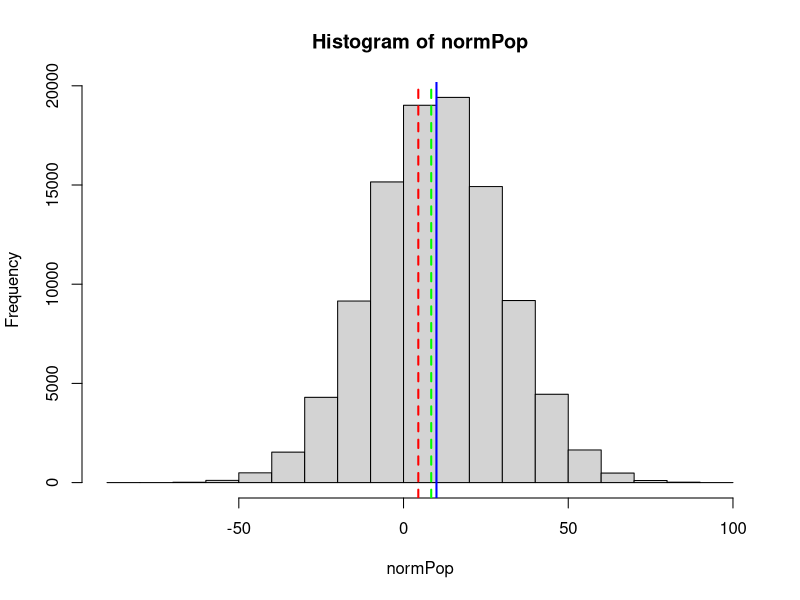

Write R code to recreate this figure. (Note: this script raises an error after producing the figure.)
## ---- chunk 1
flipCoin <- function(nFlips) {
    dat <- rbinom(nFlips, 1, 0.5)
    dat <- ifelse(dat == 1, 'Heads', 'Tails')
    dat
}
flipCoin(5)
## ---- chunk 2
flipCoin(5)
flipCoin(5)
flipCoin(5)
flipCoin(5)
flipCoin(5)
## ---- chunk 3
normPop <- rnorm(1e5, mean = 10, sd = 20)

x <- sample(normPop, size = 5, replace = TRUE)
y <- sample(normPop, size = 100, replace = TRUE)

hist(normPop)
abline(v = 10, col = "blue", lwd = 2)
abline(v = mean(x), col = 'red', lty = 2, lwd = 2)
abline(v = mean(y), col = 'green', lty = 2, lwd = 2)
## ---- chunk 4
data(HairEyeColor)
haireyecolor <- as.data.frame(HairEyeColor)

haireyecolorExpanded <- haireyecolor[rep(1:nrow(haireyecolor), haireyecolor$Freq),]

haireyecolorExpanded <- haireyecolorExpanded[,-4]


# shuffle around
set.seed(1)
haireyecolorExpanded<- haireyecolorExpanded[sample(nrow(haireyecolorExpanded), nrow(haireyecolorExpanded)),]
rownames(haireyecolorExpanded) <- 1:nrow(haireyecolorExpanded)

haireyecolorExpanded$SubjectID <-  1:nrow(haireyecolorExpanded)
haireyecolorExpanded <- haireyecolorExpanded[,c('SubjectID','Sex', 'Hair', 'Eye')]

dt <- haireyecolorExpanded

tab <- table(dt$Sex)
prop <- prop.table(tab)
nn <- names(tab)
tab <- as.numeric(tab)
prop <- as.numeric(prop)
names(tab) <- nn
tab <- rbind(tab, prop*100)
toPrint <- data.frame(t(tab))
colnames(toPrint) <- c('Count', 'Percent')
toPrint$Percent <- paste0(round(toPrint$Percent, 2), '%')
toPrint %>% kable %>% kable_classic(full_width = F)
## ---- chunk 5
tab <- table(dt$Eye)
prop <- prop.table(tab)
nn <- names(tab)
tab <- as.numeric(tab)
prop <- as.numeric(prop)
names(tab) <- nn
tab <- rbind(tab, prop*100)
toPrint <- data.frame(t(tab))
colnames(toPrint) <- c('Count', 'Percent')
toPrint$Percent <- paste0(round(toPrint$Percent, 2), '%')
toPrint %>% kable %>% kable_classic(full_width = F)
## ---- chunk 6
rollDie <- function(nRolls, seed) {
    set.seed(seed)
    sample(1:6, nRolls, replace = TRUE)
}
barplot(table(rollDie(100, 1)))
prop.table(table(rollDie(100, 1)))
## ---- chunk 7
round(prop.table(table(rollDie(1e6, 1))), 3)
## ---- chunk 8
curve(dnorm(x, 0, 1), from = -4, to = 13, lwd = 4,
      col = 'steelblue', ylab = 'Probability', xlab = 'X',
      main = "Two Normal Distributions")
curve(dnorm(x, 5, 3), add = TRUE, lwd = 4, col = 'tomato')
legend(x = 6.5, y = 0.35, legend = c(expression(N(mu == 0, sigma^2 == 1)),
                                     expression(N(mu == 5, sigma^2 == 3))),
       lwd = 4, col = c("steelblue", "tomato"))
## ---- chunk 9
## Why does this need cbind?
knitr::kable(cbind.data.frame('# Heads' = 0:3, 'Probability' = c('1/8', '3/8', '3/8', '1/8')), 
             align = 'c')
## ---- chunk 10
par(mfrow = c(1, 2))
x <- 0:3
y <- dbinom(x, 3, 0.5)
barplot(y, names.arg = x, xlab = 'Number of Heads Observed on Three Flips', ylab = 'Probability', yaxt='n', 
        main = "X ~ Bin(n = 3, p = 0.5)")
axis(side = 2, at = seq(0, 0.45, by = 0.05), pos = c(0, 0), labels = seq(0, 0.45, by = 0.05))

x <- 0:10
y <- dbinom(x, max(x), 0.8)
barplot(y, names.arg = x, xlab = 'Number of Heads Observed on Six Flips', ylab = 'Probability', 
        main = "X ~  Bin(n = 6, p = 0.8)", yaxt='n')
axis(side = 2, at = seq(0, 0.45, by = 0.05), pos = c(0, 0), labels = seq(0, 0.45, by = 0.05))
## ---- chunk 11
par(mfrow = c(1, 2))
x <- 0:9
y <- dpois(x, lambda = 2)
barplot(y, names.arg = x, xlab = 'Number of Events Observed in Interval', ylab = 'Probability', main = expression(paste("Poisson distribution with ", lambda, " = 2")))

x <- 0:15
y <- dpois(x, lambda = 4)
barplot(y, names.arg = x, xlab = 'Number of Events Observed in Interval', ylab = 'Probability', main = expression(paste("Poisson distribution with ", lambda, " = 4")))
## ---- chunk 12
## Why does this need cbind?
knitr::kable(cbind.data.frame('# Heads' = 0:3, 'Probability' = c('1/8', '3/8', '3/8', '1/8')), 
             align = 'c')
## ---- chunk 13
library(knitr)
library(magrittr)
flipCoin3 <- function() {
  # perform binomial experiment, which returns either 1 or 0
  dat <- rbinom(n = 3, 1, p = 0.5) 
  # Add these up to determine number of events
  sum(dat)
}
nSims <- 10000
simRes <- replicate(nSims, flipCoin3())
matrix(c(0:3, 
         paste0(format(table(simRes), big.mark = ","), "/10,000"), 
         prop.table(table(simRes)),
         c(1,3,3,1)/8), ncol = 4) %>% 
  kable(col.names = c("Number of Heads", "Fraction", "Observed Probability", "True Probability"))
## ---- chunk 14
par(mfrow = c(1, 2))
x <- 0:3
y <- dbinom(x, 3, 0.5)
barplot(y, names.arg = x, xlab = 'Number of Heads Observed on Three Flips', ylab = 'Probability', yaxt='n', 
        main = "X ~ Bin(n = 3, p = 0.5)")
axis(side = 2, at = seq(0, 0.45, by = 0.05), pos = c(0, 0), labels = seq(0, 0.45, by = 0.05))

x <- 0:10
y <- dbinom(x, max(x), 0.8)
barplot(y, names.arg = x, xlab = 'Number of Heads Observed on Six Flips', ylab = 'Probability', 
        main = "X ~  Bin(n = 6, p = 0.8)", yaxt='n')
axis(side = 2, at = seq(0, 0.45, by = 0.05), pos = c(0, 0), labels = seq(0, 0.45, by = 0.05))
## ---- chunk 15
curve(dnorm(x, 0, 1), from = -4, to = 13, lwd = 4,
      col = 'steelblue', ylab = 'Probability', xlab = 'X',
      main = "Two Normal Distributions")
curve(dnorm(x, 5, 3), add = TRUE, lwd = 4, col = 'tomato')
legend(x = 6.5, y = 0.35, legend = c(expression(N(0, 1)),
                                     expression(N(5, 3))),
       lwd = 4, col = c("steelblue", "tomato"))
## ---- chunk 16
par(mfrow = c(1, 2))
x <- 0:9
y <- dpois(x, lambda = 2)
barplot(y, names.arg = x, xlab = 'Number of Events Observed in Interval', ylab = 'Probability', main = expression(paste("Poisson distribution with ", lambda, " = 2")))

x <- 0:15
y <- dpois(x, lambda = 4)
barplot(y, names.arg = x, xlab = 'Number of Events Observed in Interval', ylab = 'Probability', main = expression(paste("Poisson distribution with ", lambda, " = 4")))
